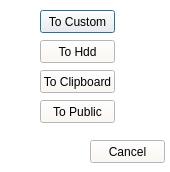
<?xml version="1.0" encoding="UTF-8"?>
<ui version="4.0">
 <class>Dialog</class>
 <widget class="QDialog" name="Dialog">
  <property name="geometry">
   <rect>
    <x>0</x>
    <y>0</y>
    <width>170</width>
    <height>172</height>
   </rect>
  </property>
  <property name="palette">
   <palette>
    <active>
     <colorrole role="Button">
      <brush brushstyle="SolidPattern">
       <color alpha="255">
        <red>255</red>
        <green>247</green>
        <blue>239</blue>
       </color>
      </brush>
     </colorrole>
     <colorrole role="Base">
      <brush brushstyle="SolidPattern">
       <color alpha="255">
        <red>255</red>
        <green>255</green>
        <blue>255</blue>
       </color>
      </brush>
     </colorrole>
     <colorrole role="Window">
      <brush brushstyle="SolidPattern">
       <color alpha="255">
        <red>255</red>
        <green>255</green>
        <blue>255</blue>
       </color>
      </brush>
     </colorrole>
     <colorrole role="AlternateBase">
      <brush brushstyle="SolidPattern">
       <color alpha="255">
        <red>246</red>
        <green>246</green>
        <blue>246</blue>
       </color>
      </brush>
     </colorrole>
    </active>
    <inactive>
     <colorrole role="Button">
      <brush brushstyle="SolidPattern">
       <color alpha="255">
        <red>255</red>
        <green>247</green>
        <blue>239</blue>
       </color>
      </brush>
     </colorrole>
     <colorrole role="Base">
      <brush brushstyle="SolidPattern">
       <color alpha="255">
        <red>255</red>
        <green>255</green>
        <blue>255</blue>
       </color>
      </brush>
     </colorrole>
     <colorrole role="Window">
      <brush brushstyle="SolidPattern">
       <color alpha="255">
        <red>255</red>
        <green>255</green>
        <blue>255</blue>
       </color>
      </brush>
     </colorrole>
     <colorrole role="AlternateBase">
      <brush brushstyle="SolidPattern">
       <color alpha="255">
        <red>246</red>
        <green>246</green>
        <blue>246</blue>
       </color>
      </brush>
     </colorrole>
    </inactive>
    <disabled>
     <colorrole role="Button">
      <brush brushstyle="SolidPattern">
       <color alpha="255">
        <red>255</red>
        <green>247</green>
        <blue>239</blue>
       </color>
      </brush>
     </colorrole>
     <colorrole role="Base">
      <brush brushstyle="SolidPattern">
       <color alpha="255">
        <red>255</red>
        <green>255</green>
        <blue>255</blue>
       </color>
      </brush>
     </colorrole>
     <colorrole role="Window">
      <brush brushstyle="SolidPattern">
       <color alpha="255">
        <red>255</red>
        <green>255</green>
        <blue>255</blue>
       </color>
      </brush>
     </colorrole>
     <colorrole role="AlternateBase">
      <brush brushstyle="SolidPattern">
       <color alpha="255">
        <red>246</red>
        <green>246</green>
        <blue>246</blue>
       </color>
      </brush>
     </colorrole>
    </disabled>
   </palette>
  </property>
  <property name="windowTitle">
   <string>Fullscreen</string>
  </property>
  <property name="windowIcon">
   <iconset resource="cscreenie.qrc">
    <normaloff>:/icon/Tray</normaloff>:/icon/Tray</iconset>
  </property>
  <widget class="QPushButton" name="customButton">
   <property name="geometry">
    <rect>
     <x>40</x>
     <y>10</y>
     <width>75</width>
     <height>23</height>
    </rect>
   </property>
   <property name="text">
    <string>To Custom</string>
   </property>
  </widget>
  <widget class="QPushButton" name="hddButton">
   <property name="geometry">
    <rect>
     <x>40</x>
     <y>40</y>
     <width>75</width>
     <height>23</height>
    </rect>
   </property>
   <property name="text">
    <string>To Hdd</string>
   </property>
  </widget>
  <widget class="QPushButton" name="clipboardButton">
   <property name="geometry">
    <rect>
     <x>40</x>
     <y>70</y>
     <width>75</width>
     <height>23</height>
    </rect>
   </property>
   <property name="text">
    <string>To Clipboard</string>
   </property>
  </widget>
  <widget class="QPushButton" name="publicButton">
   <property name="geometry">
    <rect>
     <x>40</x>
     <y>100</y>
     <width>75</width>
     <height>23</height>
    </rect>
   </property>
   <property name="text">
    <string>To Public</string>
   </property>
  </widget>
  <widget class="QPushButton" name="cancelButton">
   <property name="geometry">
    <rect>
     <x>90</x>
     <y>140</y>
     <width>75</width>
     <height>23</height>
    </rect>
   </property>
   <property name="text">
    <string>Cancel</string>
   </property>
  </widget>
 </widget>
 <resources>
  <include location="cscreenie.qrc"/>
 </resources>
 <connections/>
</ui>
